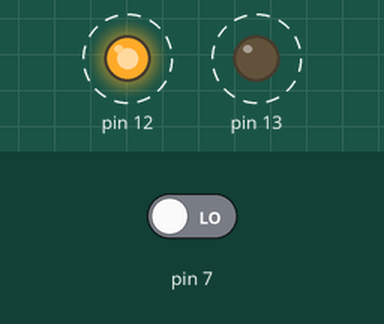
Bench run of a sketch on a simulated Arduino Uno, built with avr-gcc and run on an emulated ATmega328P. Shown: output pins drawn as LEDs (lit = HIGH). Dashed ring = blinking. Inputs (shaded band) come from the test bench; at power-on: pin 7 LOW.

Above: at 1.3 s.
1.4 s: pin 7 driven HIGH
At 1.62 s:
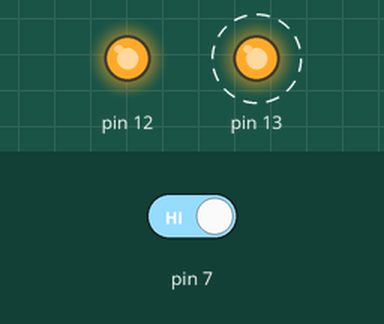
4.4 s: pin 7 driven LOW
At 4.62 s:
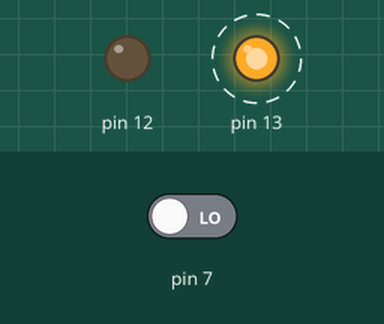
Timing chart, 0 to 13.4 s (numbered marks = the images above; inputs shaded):
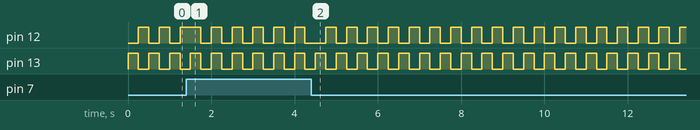

Measured:
- by itself, pin 12, pin 13: alternates HIGH for 0.25 s and LOW for 0.25 s

The sketch:

proj0-controlled-blink.ino
```cpp
// the setup function runs once when you press reset or power the board
void setup() {
  // initialize digital pin 13 as an output.
  pinMode(12, OUTPUT);
  pinMode(13, OUTPUT);


  pinMode(7, INPUT);
}

int nextValue = HIGH;

int opposite(int val) {
  if (val == LOW) {
    return HIGH;
  } else {
    return LOW;
  }
}

// the loop function runs over and over again forever
void loop() {

  if(digitalRead(7) == HIGH) {
    // same
    digitalWrite(13, nextValue);
    digitalWrite(12, nextValue);
  } else {
    // different
    digitalWrite(13, nextValue);
    digitalWrite(12, opposite(nextValue));
  }
  nextValue = opposite(nextValue);
  delay(250);
}
```
